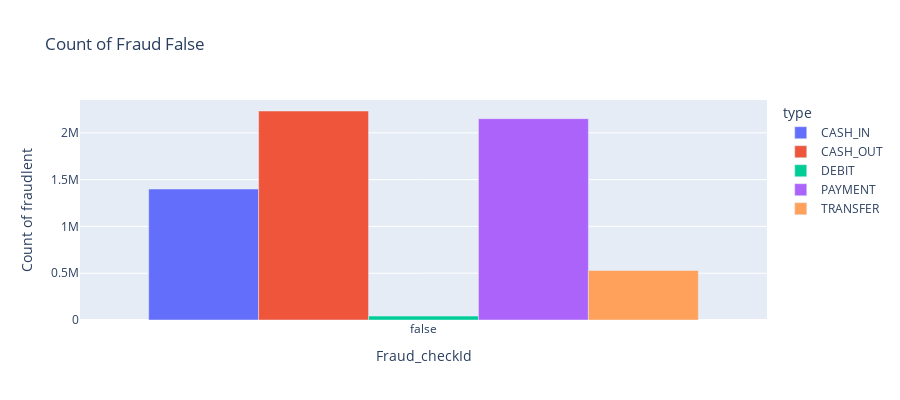

The cell this chart's notebook holds for it:
### Code cell
fig= px.bar(fraud_claim_0, x='Fraud_checkId', y='Count of fraudlent', color='type', barmode='group', height=400, title='Count of Fraud False')
fig.show()

### Figure 1 — Plotly figure (JSON) as saved in the notebook; plotly's stock layout.template omitted (floating-point values rounded to 4 significant figures)
{"data": [{"alignmentgroup": "True", "hovertemplate": "type=CASH_IN<br>Fraud_checkId=%{x}<br>Count of fraudlent=%{y}<extra></extra>", "legendgroup": "CASH_IN", "marker": {"color": "#636efa", "pattern": {"shape": ""}}, "name": "CASH_IN", "offsetgroup": "CASH_IN", "orientation": "v", "showlegend": true, "textposition": "auto", "type": "bar", "x": [false], "xaxis": "x", "y": [1399284], "yaxis": "y"}, {"alignmentgroup": "True", "hovertemplate": "type=CASH_OUT<br>Fraud_checkId=%{x}<br>Count of fraudlent=%{y}<extra></extra>", "legendgroup": "CASH_OUT", "marker": {"color": "#EF553B", "pattern": {"shape": ""}}, "name": "CASH_OUT", "offsetgroup": "CASH_OUT", "orientation": "v", "showlegend": true, "textposition": "auto", "type": "bar", "x": [false], "xaxis": "x", "y": [2233415], "yaxis": "y"}, {"alignmentgroup": "True", "hovertemplate": "type=DEBIT<br>Fraud_checkId=%{x}<br>Count of fraudlent=%{y}<extra></extra>", "legendgroup": "DEBIT", "marker": {"color": "#00cc96", "pattern": {"shape": ""}}, "name": "DEBIT", "offsetgroup": "DEBIT", "orientation": "v", "showlegend": true, "textposition": "auto", "type": "bar", "x": [false], "xaxis": "x", "y": [41432], "yaxis": "y"}, {"alignmentgroup": "True", "hovertemplate": "type=PAYMENT<br>Fraud_checkId=%{x}<br>Count of fraudlent=%{y}<extra></extra>", "legendgroup": "PAYMENT", "marker": {"color": "#ab63fa", "pattern": {"shape": ""}}, "name": "PAYMENT", "offsetgroup": "PAYMENT", "orientation": "v", "showlegend": true, "textposition": "auto", "type": "bar", "x": [false], "xaxis": "x", "y": [2151495], "yaxis": "y"}, {"alignmentgroup": "True", "hovertemplate": "type=TRANSFER<br>Fraud_checkId=%{x}<br>Count of fraudlent=%{y}<extra></extra>", "legendgroup": "TRANSFER", "marker": {"color": "#FFA15A", "pattern": {"shape": ""}}, "name": "TRANSFER", "offsetgroup": "TRANSFER", "orientation": "v", "showlegend": true, "textposition": "auto", "type": "bar", "x": [false], "xaxis": "x", "y": [528846], "yaxis": "y"}], "layout": {"barmode": "group", "height": 400, "legend": {"title": {"text": "type"}, "tracegroupgap": 0}, "title": {"text": "Count of Fraud False"}, "xaxis": {"anchor": "y", "domain": [0, 1], "title": {"text": "Fraud_checkId"}}, "yaxis": {"anchor": "x", "domain": [0, 1], "title": {"text": "Count of fraudlent"}}}}
